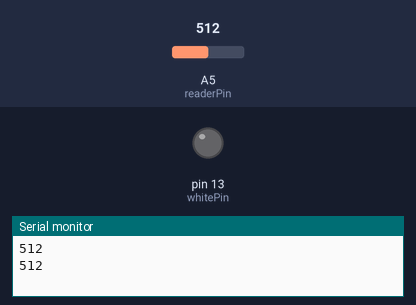
This sketch was run on a simulated Arduino Uno, built with avr-gcc and run on an emulated ATmega328P. On the bench: output pins drawn as LEDs (lit = HIGH), the last lines printed to the serial monitor. Dashed ring = blinking. The test bench sets the inputs (shaded band); at power-on: A5 (readerPin) = 512.

Above: at 1.8 s.
1.9 s: A5 (readerPin) set to 785
4.2 s: A5 (readerPin) set to 811
At 6.01 s:
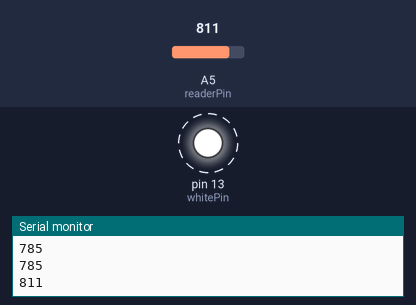
7.8 s: A5 (readerPin) set to 790
At 7.8 s:
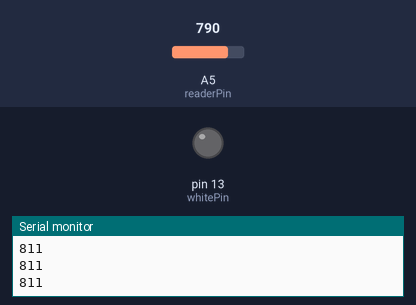
9.3 s: A5 (readerPin) set to 810
At 10.91 s:
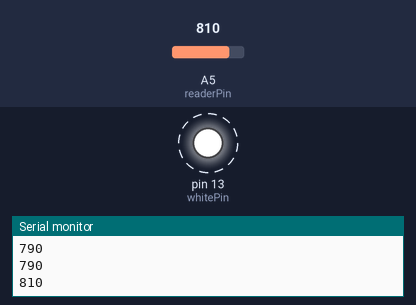
Timing chart, 0 to 13.8 s (numbered marks = the images above; inputs shaded):
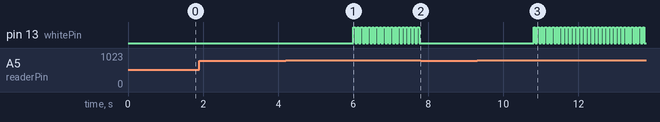

The sketch:

while_loops.ino
```cpp
int readerPin = A5;
int whitePin = 13;

int time = 1000;
int white_time = 50;

int volts;

void setup() {
  // put your setup code here, to run once:
  Serial.begin(9600);
  pinMode(readerPin, INPUT);
  pinMode(whitePin, OUTPUT);

}

void loop() {
  // put your main code here, to run repeatedly:

  volts = analogRead(readerPin);
  Serial.println(volts);
  delay(time);

  while(volts >= 800){

    digitalWrite(whitePin,HIGH);
    delay(white_time);
    digitalWrite(whitePin, LOW);
    delay(white_time);
    digitalWrite(whitePin,HIGH);
    delay(white_time);
    digitalWrite(whitePin, LOW);
    delay(white_time);
    digitalWrite(whitePin,HIGH);
    delay(white_time);
    digitalWrite(whitePin, LOW);
    delay(white_time);

    volts = analogRead(readerPin);
    Serial.println(volts);


  }
  digitalWrite(whitePin,LOW);


}
```

Measured:
- the behaviour switches between 799 and 800 on A5 (readerPin) (found by bisection; images 0 and 1)
- after the input at 4.2 s, pin 13 (whitePin): alternates HIGH for 0.05 s and LOW for 0.05 s, starting after 1.8 s
- after the input at 7.8 s, pin 13 (whitePin): stops changing and stays LOW
- after the input at 9.3 s, pin 13 (whitePin): alternates HIGH for 0.05 s and LOW for 0.05 s, starting after 1.5 s
